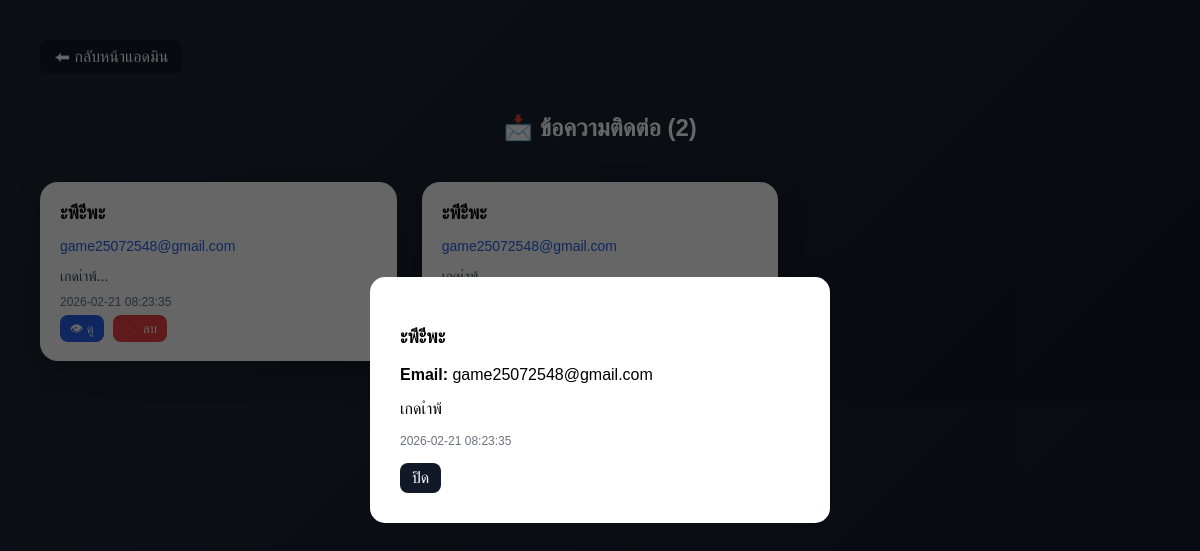
The page /admin/admin_contact.php?view=2 on the database its author committed.
### tables this page shows
CREATE TABLE `contacts` (
  `id` int(11) NOT NULL,
  `name` varchar(100) NOT NULL,
  `email` varchar(100) NOT NULL,
  `message` text NOT NULL,
  `created_at` timestamp NOT NULL DEFAULT current_timestamp()
);

### admin/admin_contact.php (the view, shortened to what this page needs)
<?php
require __DIR__ . '/../db.php';
$stmt = $pdo->query("SELECT * FROM contacts ORDER BY created_at DESC");
$contacts = $stmt->fetchAll(PDO::FETCH_ASSOC);
$total = count($contacts);
?>
<!DOCTYPE html>
<html lang="th">
<head>
<link rel="stylesheet" href="admin_contact.css?v=<?php echo time(); ?>">
</head>
<body>
<div class="container">
    <a href="dashboard.php" class="back-btn">⬅ กลับหน้าแอดมิน</a>
    <h2 class="title">📩 ข้อความติดต่อ (<?= $total ?>)</h2>
    <div class="cards">
    <?php if(!empty($contacts)): ?>
        <?php foreach($contacts as $c): ?>
            <div class="card">
                <h3><?= htmlspecialchars($c['name']) ?></h3>
                <p class="email"><?= htmlspecialchars($c['email']) ?></p>
                <p class="message">
                    <?= substr(htmlspecialchars($c['message']),0,80) ?>...
                </p>
                <div class="date"><?= $c['created_at'] ?></div>
                <div class="actions">
                    <a href="?view=<?= $c['id'] ?>" class="btn view">👁 ดู</a>
                    <a href="?delete=<?= $c['id'] ?>"
                       onclick="return confirm('ลบข้อความนี้หรือไม่?')"
                       class="btn delete">❌ ลบ</a>
                </div>
            </div>
        <?php endforeach; ?>
    <?php else: ?>
        <p class="no-data">ยังไม่มีข้อความ</p>
    <?php endif; ?>
    </div>
</div>
<?php
if(isset($_GET['view'])){
    $id = (int)$_GET['view'];
    $stmt = $pdo->prepare("SELECT * FROM contacts WHERE id=?");
    $stmt->execute([$id]);
    $detail = $stmt->fetch(PDO::FETCH_ASSOC);
    if($detail):
?>
<div class="modal">
    <div class="modal-box">
        <h3><?= htmlspecialchars($detail['name']) ?></h3>
        <p><strong>Email:</strong> <?= htmlspecialchars($detail['email']) ?></p>
        <p><?= nl2br(htmlspecialchars($detail['message'])) ?></p>
        <div class="date"><?= $detail['created_at'] ?></div>
        <a href="admin_contact.php" class="close-btn">ปิด</a>
    </div>
</div>
<?php
    endif;
}
?>
</body>
</html>

### admin/admin_contact.css (style rules this page uses)
body { margin:0; font-family:Kanit,sans-serif; background:linear-gradient(135deg,#1f2937,#111827); }
.container { padding:40px; }
.title { text-align:center; color:white; margin-bottom:40px; }
.cards { display:grid; grid-template-columns: repeat(3,1fr); gap:25px; }
.card { background:white; border-radius:18px; padding:20px; box-shadow:0 10px 25px rgba(0,0,0,0.25); transition:.3s; }
.card h3 { margin:0 0 5px; }
.email { font-size:14px; color:#2563eb; }
.message { font-size:14px; margin:10px 0; color:#374151; }
.date { font-size:12px; color:#6b7280; }
.actions { margin-top:10px; }
.btn { padding:6px 10px; border-radius:8px; text-decoration:none; font-size:13px; margin-right:5px; }
.view { background:#2563eb; color:white; }
.delete { background:#ef4444; color:white; }
.modal { position:fixed; inset:0; background:rgba(0,0,0,.6); display:flex; align-items:center; justify-content:center; }
.modal-box { background:white; padding:30px; border-radius:15px; width:400px; }
.close-btn { display:inline-block; margin-top:15px; padding:6px 12px; background:#111827; color:white; border-radius:8px; text-decoration:none; }
.back-btn { display:inline-block; margin-bottom:20px; padding:8px 14px; background:#111827; color:white; text-decoration:none; border-radius:8px; transition:.3s; }

### rows shown on the page
contacts: name "ะพีะีพะ", email "game25072548@gmail.com", message "เกดเำพ้", created_at "2026-02-21 08:23:35"
contacts: name "ะพีะีพะ", email "game25072548@gmail.com", message "เกดเำพ้"

### other values the page prints
$total "2"
